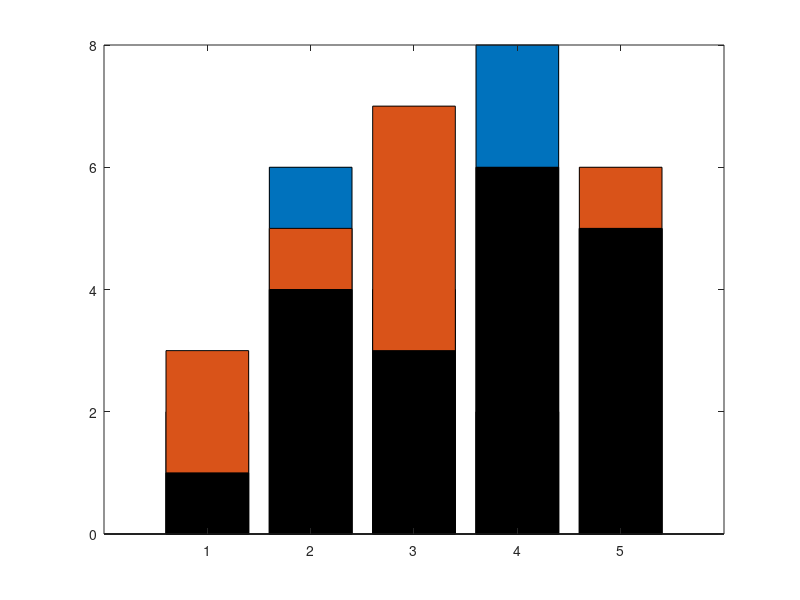

This chart was generated by the following MATLAB code: (Note: this script raises an error after producing the figure.)
clc;clear;close all;
vec = [-2.6069 -1.3581 -7.0145 -0.1316 -7.0193 -0.8143 -0.8050 -4.1130 -1.2067 -0.8351 -0.8449 -6.9559];
min_val = min(vec);
max_val = max(vec);
if max_val > min_val
    vec = (vec - min_val) / (max_val - min_val);
end
%%
clc;clear;close all;
% Generate some sample data
x = 1:5;
y1 = [2 6 4 8 5];
y2 = [3 5 7 2 6];
y3 = [1 4 3 6 5];

% Create the figure and axes objects
figure;
ax = axes;

% Create the first two bar plots
bar(ax, x, y1);
hold on;
bar(ax, x, y2);

% Create the third bar plot with a light shadow
bar(ax, x, y3, 'FaceColor', 'interp', 'FaceAlpha', 0.5);

% Add labels and legend
xlabel('X');
ylabel('Y');
title('Bar Plot');
legend('Data 1', 'Data 2', 'Data 3 with Shadow');
%%
clc;clear;close all;
vec1 = [[1002, 3], [1002, 3], [1002, 3], [1002, 3],[1003, 5] ,[1002, 3], [1002, 3], [1002, 3], [1002, 3]] ;
num_changes1 = find_single_change(vec1); % num_changes1 will be 1

vec2 = [1002, 3, 1002, 3, 1002, 3, 1002, 3, 1003, 5, 1004, 3, 1004, 3, 1004, 3, 1004, 3];
num_changes2 =(diff(vec1)); % num_changes2 will be 1

function num_changes = find_single_change(vec)
% vec is a row vector
diff_vec = diff(vec);
num_changes = sum(diff_vec ~= 0);
end